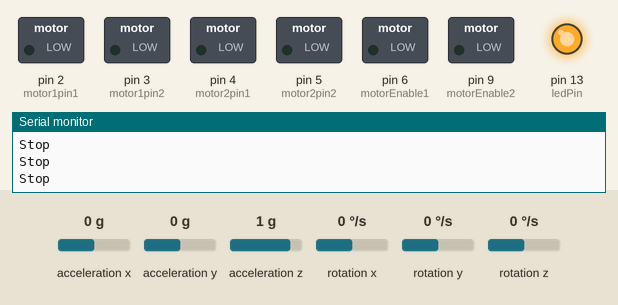
Recording of a sketch running on a simulated Arduino Uno, built with avr-gcc and run on an emulated ATmega328P. Shown: switched loads named in the sketch (green lamp = pin HIGH), output pins drawn as LEDs (lit = HIGH), the last lines printed to the serial monitor. Inputs (shaded band) come from the test bench; at power-on: acceleration x 0 g, acceleration y 0 g, acceleration z 1 g, rotation x 0 °/s, rotation y 0 °/s, rotation z 0 °/s.

Above: at 4.2 s.
4.3 s: acceleration x set to -1.4 g
At 5.5 s:
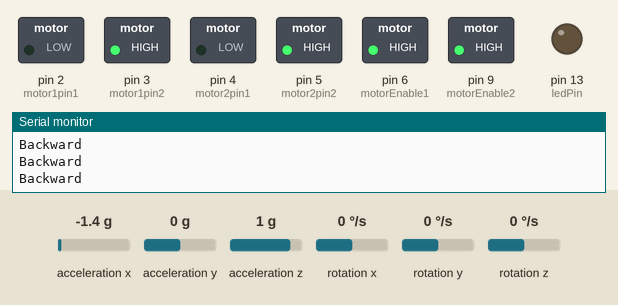
5.8 s: acceleration x set to -1.2 g
7.3 s: acceleration x set to -0.9 g
At 8.5 s:
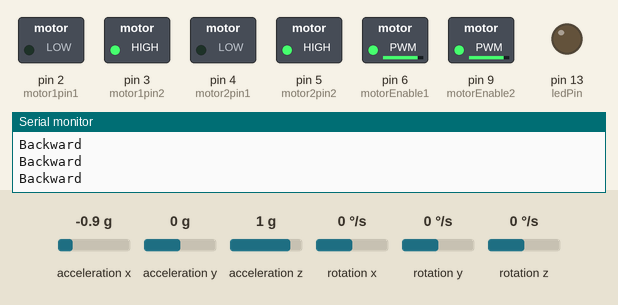
8.8 s: acceleration x set to 0.8 g
At 10.2 s:
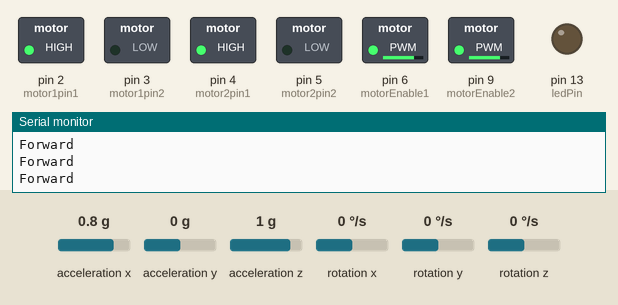
Timing chart, 0 to 11.3 s (numbered marks = the images above; inputs shaded):
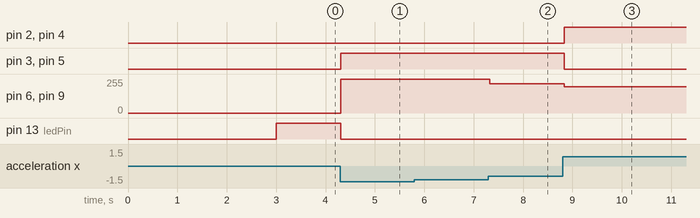

The sketch:

mpu6050_motor_control.ino
```cpp
#include <Arduino.h>
#include <Wire.h>
#include <MPU6050_tockn.h>

MPU6050 mpu(Wire);

// Motor pins
const int motor1pin1 = 2;
const int motor1pin2 = 3;
const int motor2pin1 = 4;
const int motor2pin2 = 5;

// Optional PWM speed control (connect ENA, ENB of motor driver to these pins)
const int motorEnable1 = 6;
const int motorEnable2 = 9;

// Optional status LED
const int ledPin = 13;

// Movement thresholds
const int threshold = 3000;      // Movement threshold (raw value)
const int deadzone = 200;        // Hysteresis zone

// Timeout fail-safe
unsigned long lastMovementTime = 0;
const unsigned long timeout = 5000; // 5 seconds

void setup() {
  Serial.begin(9600);
  Wire.begin();
  mpu.begin();

  Serial.println("Calibrating MPU6050, do not move the sensor...");
  mpu.calcGyroOffsets(true);
  Serial.println("Calibration complete!");

  // Setup pins
  pinMode(motor1pin1, OUTPUT);
  pinMode(motor1pin2, OUTPUT);
  pinMode(motor2pin1, OUTPUT);
  pinMode(motor2pin2, OUTPUT);

  pinMode(motorEnable1, OUTPUT);
  pinMode(motorEnable2, OUTPUT);
  pinMode(ledPin, OUTPUT);

  stopMotors();
}

void loop() {
  mpu.update();

  int accX = mpu.getRawAccX();
  int accY = mpu.getRawAccY();

  int absAccX = abs(accX);
  int absAccY = abs(accY);

  int speed = map(max(absAccX, absAccY), 0, 17000, 0, 255);
  speed = constrain(speed, 0, 255);
  analogWrite(motorEnable1, speed);
  analogWrite(motorEnable2, speed);

  if (accX > threshold + deadzone) {
    Serial.println("Forward");
    moveForward();
    lastMovementTime = millis();
  } else if (accX < -threshold - deadzone) {
    Serial.println("Backward");
    moveBackward();
    lastMovementTime = millis();
  } else if (accY > threshold + deadzone) {
    Serial.println("Right");
    turnRight();
    lastMovementTime = millis();
  } else if (accY < -threshold - deadzone) {
    Serial.println("Left");
    turnLeft();
    lastMovementTime = millis();
  } else if (millis() - lastMovementTime > timeout) {
    Serial.println("Fail-safe: No motion detected");
    stopMotors();
  } else {
    Serial.println("Stop");
    stopMotors();
  }

  delay(50);
}

void moveForward() {
  digitalWrite(motor1pin1, HIGH);
  digitalWrite(motor1pin2, LOW);
  digitalWrite(motor2pin1, HIGH);
  digitalWrite(motor2pin2, LOW);
  digitalWrite(ledPin, LOW);
}

void moveBackward() {
  digitalWrite(motor1pin1, LOW);
  digitalWrite(motor1pin2, HIGH);
  digitalWrite(motor2pin1, LOW);
  digitalWrite(motor2pin2, HIGH);
  digitalWrite(ledPin, LOW);
}

void turnLeft() {
  digitalWrite(motor1pin1, LOW);
  digitalWrite(motor1pin2, HIGH);
  digitalWrite(motor2pin1, HIGH);
  digitalWrite(motor2pin2, LOW);
  digitalWrite(ledPin, LOW);
}

void turnRight() {
  digitalWrite(motor1pin1, HIGH);
  digitalWrite(motor1pin2, LOW);
  digitalWrite(motor2pin1, LOW);
  digitalWrite(motor2pin2, HIGH);
  digitalWrite(ledPin, LOW);
}

void stopMotors() {
  digitalWrite(motor1pin1, LOW);
  digitalWrite(motor1pin2, LOW);
  digitalWrite(motor2pin1, LOW);
  digitalWrite(motor2pin2, LOW);
  digitalWrite(ledPin, HIGH); // LED ON when stopped
}
```

Measured:
- after the input at 4.3 s, pin 3 (motor1pin2), pin 5 (motor2pin2): LOW → HIGH at once; pin 6 (motorEnable1), pin 9 (motorEnable2): 0/255 → 255/255 at once; pin 13 (ledPin): HIGH → LOW at once
- after the input at 7.3 s, pin 6 (motorEnable1), pin 9 (motorEnable2): 255/255 → 221/255 at once
- after the input at 8.8 s, pin 2 (motor1pin1), pin 4 (motor2pin1): LOW → HIGH at once; pin 3 (motor1pin2), pin 5 (motor2pin2): HIGH → LOW at once; pin 6 (motorEnable1), pin 9 (motorEnable2): 221/255 → 196/255 at once
